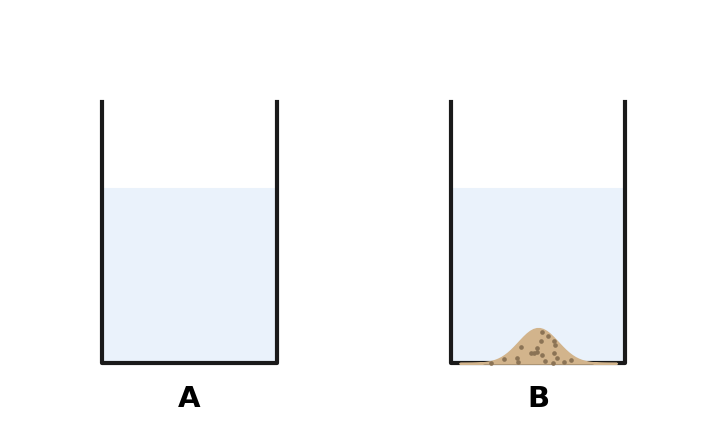

Generate this figure with Python:
import matplotlib; matplotlib.use("Agg"); import matplotlib.pyplot as plt; import matplotlib.patches as patches; import numpy as np; fig, ax = plt.subplots(figsize=(6, 4)); ax.set_xlim(0, 8); ax.set_ylim(-0.8, 4); ax.set_aspect("equal"); ax.axis("off"); ax.add_patch(patches.Rectangle((1, 0), 2, 2, color="#eaf2fb", zorder=1)); ax.plot([1, 1, 3, 3], [3, 0, 0, 3], color="#1a1a1a", lw=2, zorder=2); ax.text(2, -0.5, "A", ha="center", fontsize=14, fontweight="bold"); ax.add_patch(patches.Rectangle((5, 0), 2, 2, color="#eaf2fb", zorder=1)); ax.plot([5, 5, 7, 7], [3, 0, 0, 3], color="#1a1a1a", lw=2, zorder=2); ax.text(6, -0.5, "B", ha="center", fontsize=14, fontweight="bold"); x_vals = np.linspace(5.1, 6.9, 50); y_vals = 0.4 * np.exp(-((x_vals - 6.0)**2) / 0.1); ax.fill_between(x_vals, 0, y_vals, color="#d2b48c", zorder=3); np.random.seed(42); dots_x = np.random.uniform(5.1, 6.9, 100); dots_y = np.random.uniform(0, 0.5, 100); mask = dots_y < 0.4 * np.exp(-((dots_x - 6.0)**2) / 0.1); ax.scatter(dots_x[mask], dots_y[mask], s=1.5, color="#8b7355", zorder=4); plt.savefig("out.png", dpi=150)
